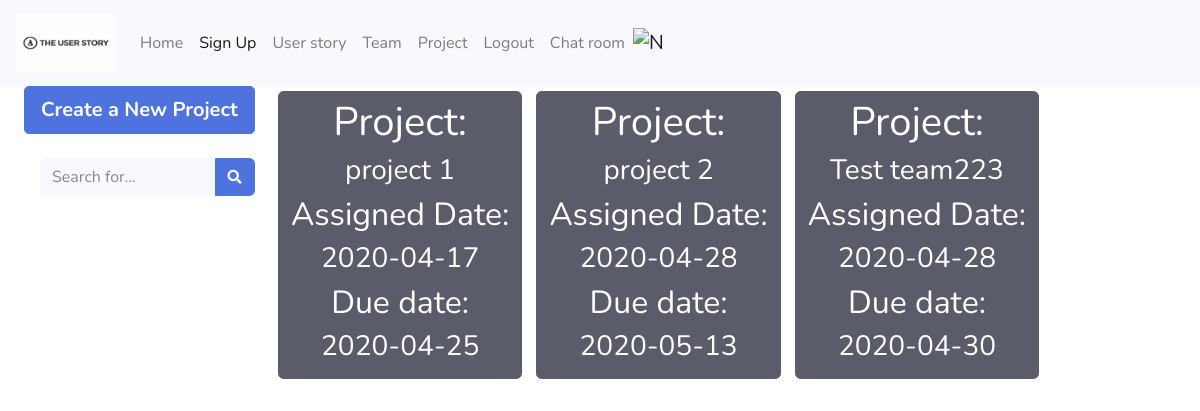
Screenshot of /Backlog (signed in) with the database file from the repository.
### app/models.py (models this page shows)
class Project(db.Model):
    _table_ = db.Model.metadata.tables['project']
    __table_args__ = {'extend_existing': True}
    project_id = db.Column(db.Integer, primary_key=True)

### app/project/routes.py (the view)
@bp_project.route('/Backlog', methods=['GET', 'POST'])
def backlog():
    if current_user.is_authenticated:
        backlogs = Project.query.all()
        backlog_link = Project.query.join(Userstory).with_entities(Project.name.label('project_name'),
                                                                   Project.project_id,
                                                                   Userstory.userstory_id,
                                                                   Userstory.content).order_by(
            Userstory.userstory_id).all()
        return render_template('backlog.html', projects=backlogs, links=backlog_link)
    else:
        response = make_response(redirect(url_for('auth.login')))
        flash('Please Login First To Use The Project Function')
        return response

### app/auth/routes.py (called while the page is built)
@login_manager.user_loader
def load_user(user_id):
    if user_id is not None:
        return User.query.get(user_id)
    return None

### app/templates/backlog.html (shortened to what this page needs)
{% extends "base.html" %}
{% block content%}
    <div class="container-fluid">
        <div class="row">
            <div class="col-2">
                <ul class="nav flex-column">
                    <li class="nav-item">
                        <a href="{{ url_for('project.create_project') }}" type="button"
                           class="btn btn-primary btn-lg btn-block"><strong>Create a New Project</strong>
                        </a><br>
                    </li>
                    <li>
                        <form class="d-none d-sm-inline-block form-inline mr-auto ml-md-3 my-2 my-md-0 mw-100"
                              method="post" action ="{{ url_for('project.project_search') }}">
                            <div class="input-group">
                                <input type="text" class="form-control bg-light border-0 small"
                                       placeholder="Search for..." aria-label="Search" aria-describedby="basic-addon2"
                                       name="search_term">
                                <div class="input-group-append">
                                    <button class="btn btn-primary" type="submit">
                                    <i class="fas fa-search fa-sm"></i>
                                    </button>
                                </div>
                            </div>
                        </form>
                    </li>
                </ul>
            </div>
            <div scope="col-8" style="position:relative; display:inline-block; margin-left: 65px; color: #212529;
            background-color: #ffffff;">
                {% for project in projects %}
                    <a href="{{ url_for('project.project', term=project.project_id) }}" type="button" style="margin:5px"
                           class="btn btn-dark">
                        <h1>Project: </h1>
                        <h3>{{ project.name }}</h3>
                        <h2>Assigned Date: </h2>
                        <h3>{{ project.assigned_date }}</h3>
                        <h2>Due date: </h2>
                        <h3>{{ project.due_date }}</h3>
                    </a>
                {% endfor %}
            </div>
        </div>
    </div>
{% endblock %}

### rows the page displays
Project: name "project 1", assigned_date "2020-04-17", due_date "2020-04-25"
Project: name "project 2", assigned_date "2020-04-28", due_date "2020-05-13"
Project: name "Test team223", assigned_date "2020-04-28", due_date "2020-04-30"
